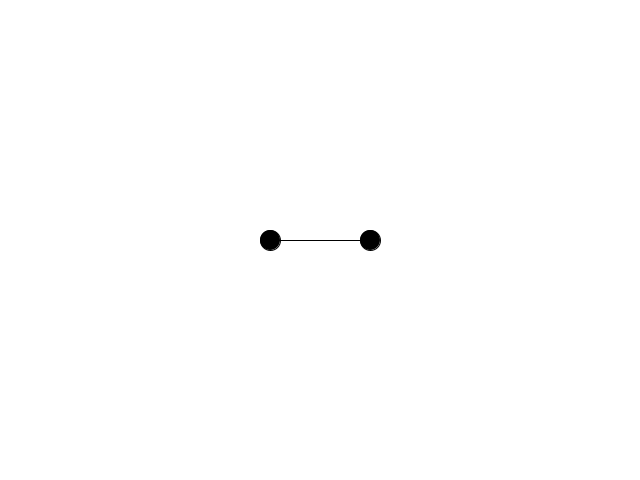
Frame 1 (no input)
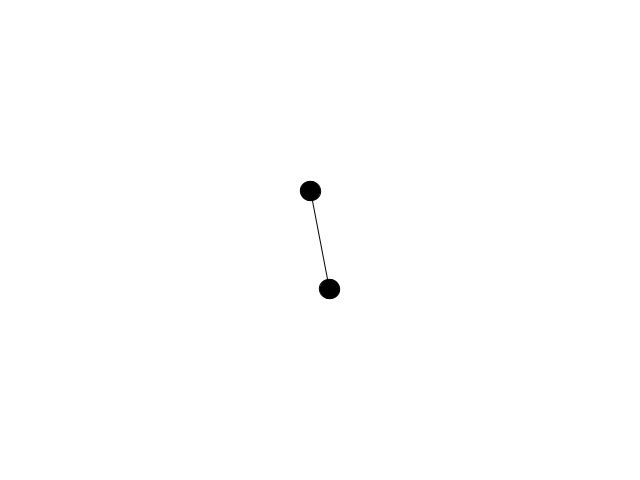
Frame 60 (the mouse pressed at the canvas centre just before this capture)
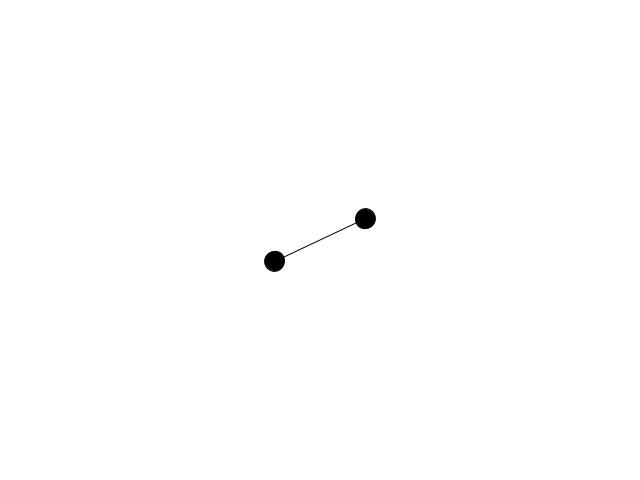
Frame 120 (the mouse held since frame 60 and released just before this capture)

The Processing sketch that drew these frames (run headless with seeded random() and noise(); from frame 60 on, the mouse is pressed at the canvas centre):

// Processing sketch: inclass_rotateBaton
// ── inclass_rotateBaton.pde
float angle = 0;
float vel = 0;
float acc = 0.00001;

void setup() {
  size(640, 480);
}

void draw() {
  background(255);
  fill(0);
  translate(width/2, height/2);
  rotate(angle);
  line(-50, 0, 50, 0);
  ellipse(-50, 0, 20, 20);
  ellipse(50, 0, 20, 20);
  vel += acc;
  angle += vel;
  acc --;
}
